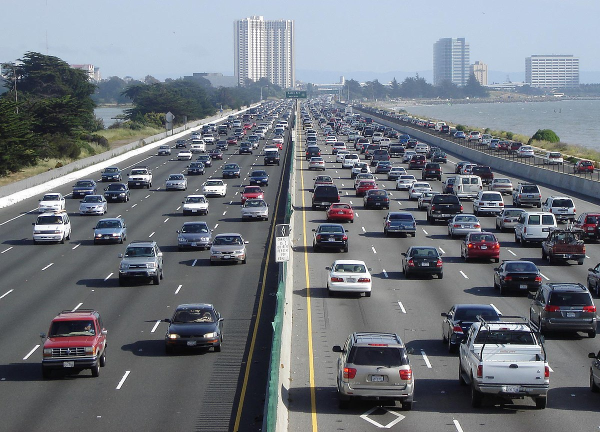
#> input picture 18.OPENCV/CONTENT FILES/highway.jpg, 1200 x 864 px, found by its file name (shown at 1/2 size)
$ python cv.py
#> lines starting #> are read from the running program, lines starting #| are printed output that depends on the picture
import cv2
import numpy as np

img = cv2.imread('C:/Users/nath.debraj/Desktop/Python_training_tutordude/18.OPENCV/CONTENT FILES/highway.jpg')
#> img is the input picture: shape (864, 1200, 3); mean B, G, R 126.9, 119.3, 113.9

width = 600
height = 850
dimen = (width, height)
resized = cv2.resize(img, dimen)
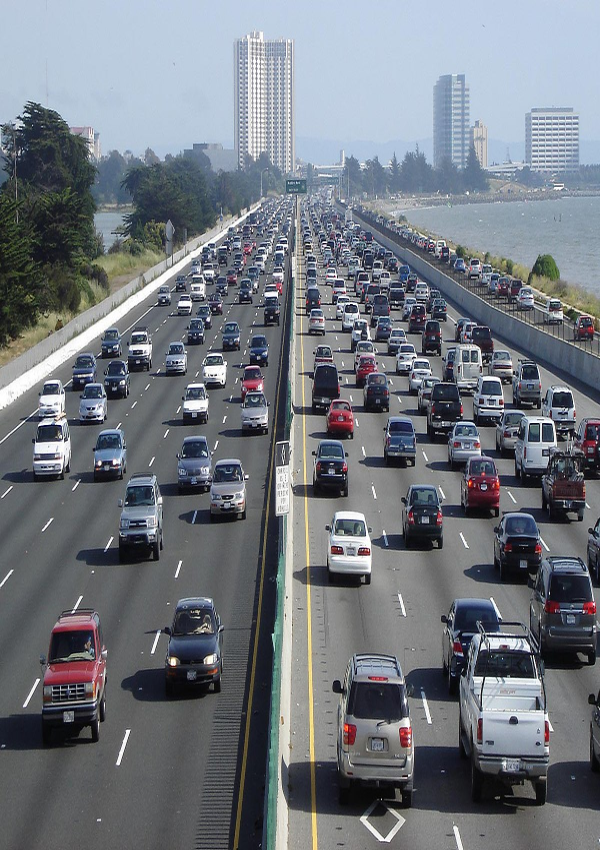
#> resized: shape (850, 600, 3); mean B, G, R 126.8, 119.1, 113.8

kernel = np.ones((5, 5), dtype=np.uint8)

# [7 lines of commented-out code are left out]

tophat = cv2.morphologyEx(resized,cv2.MORPH_TOPHAT,kernel)
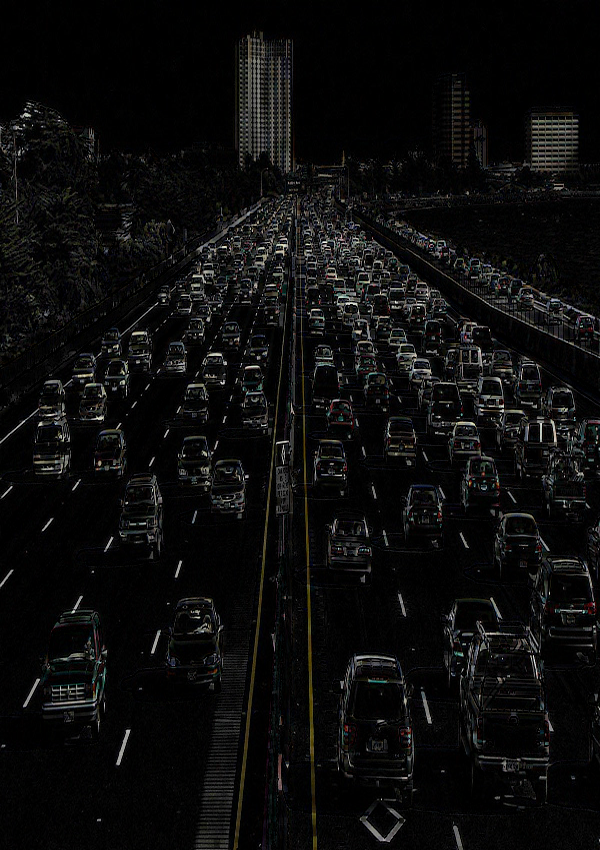
#> tophat: shape (850, 600, 3); mean B, G, R 12.2, 12.5, 12.6
blackhat = cv2.morphologyEx(resized,cv2.MORPH_BLACKHAT,kernel)
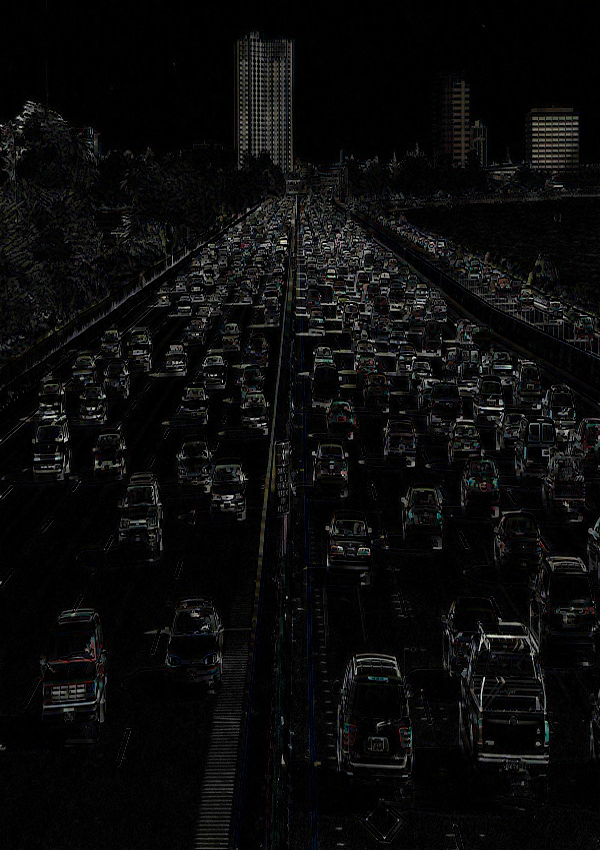
#> blackhat: shape (850, 600, 3); mean B, G, R 11, 11, 11

cv2.imshow('Original image', resized)
# [7 lines of commented-out code are left out]

cv2.imshow('TOPHAT', tophat)
cv2.imshow('Blackhat', blackhat)

cv2.waitKey(0)
cv2.destroyAllWindows()

$ run again, with 18.OPENCV/CONTENT FILES/bird.jpg copied over 18.OPENCV/CONTENT FILES/highway.jpg
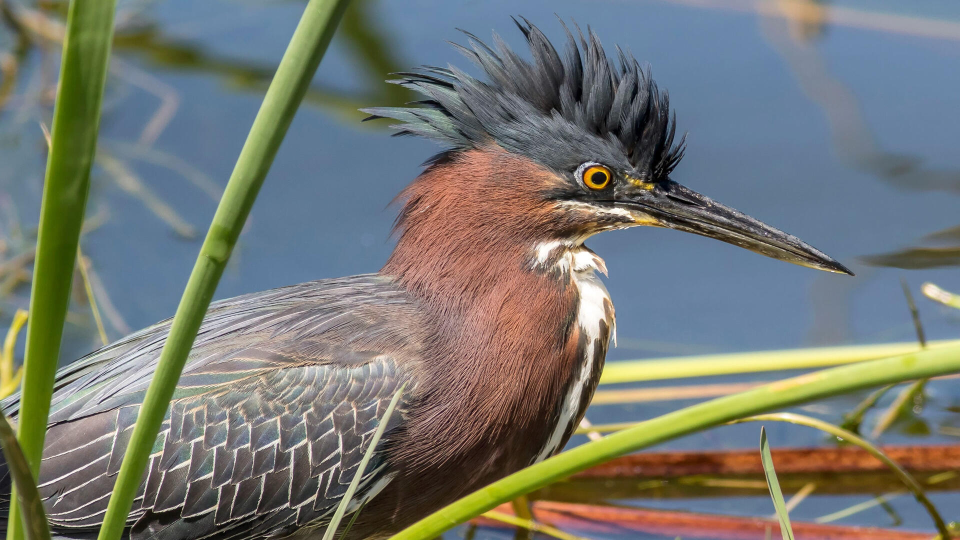
#> input picture 18.OPENCV/CONTENT FILES/bird.jpg, 1920 x 1080 px, found by its file name (shown at 1/2 size)
#> img is the input picture: shape (1080, 1920, 3); mean B, G, R 114.6, 120.1, 116.8
#> `resized = cv2.resize(img, dimen)`:
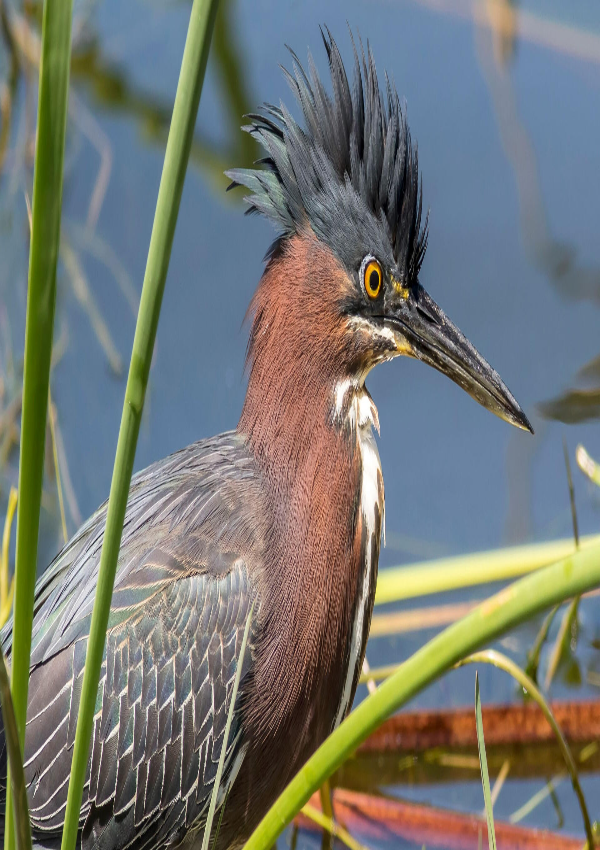
#> resized: shape (850, 600, 3); mean B, G, R 114.5, 120, 116.7
#> `blackhat = cv2.morphologyEx(resized,cv2.MORPH_BLACKHAT,kernel)`:
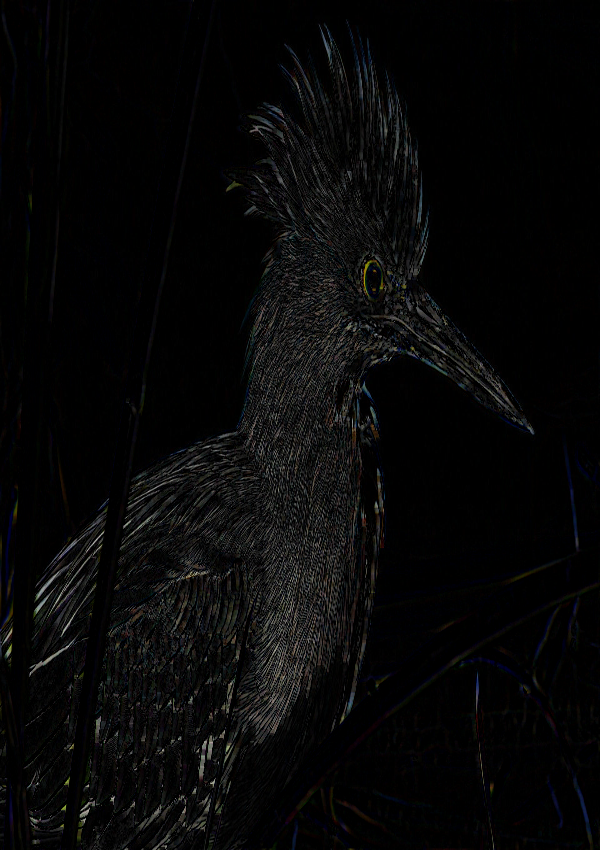
#> blackhat: shape (850, 600, 3); mean B, G, R 7.6, 7.5, 7.5
